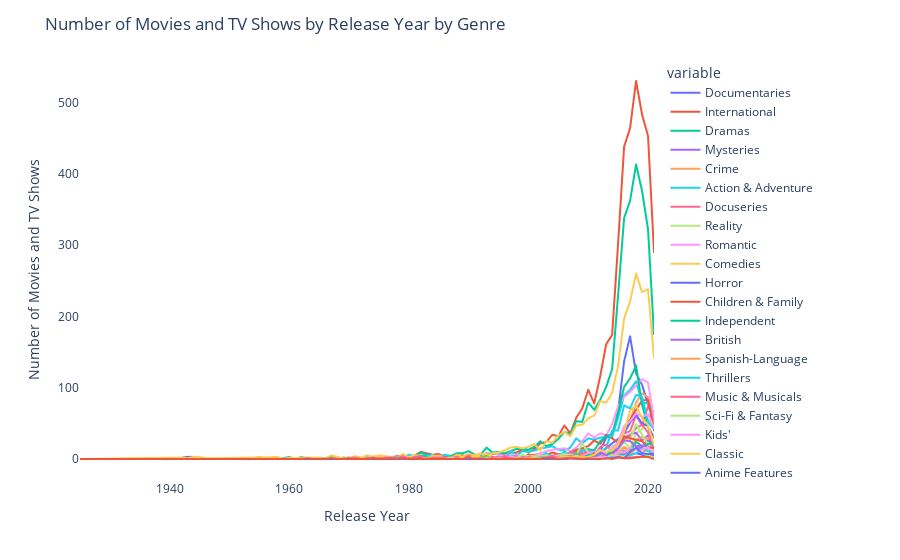

Source (notebook cell):
### Markdown cell above
International Movies are the most popular genre

### Code cell
#graph of different genres by release year
fig = px.line(nf.groupby('release_year').sum().reset_index(), x='release_year', y=nf.groupby('release_year').sum().reset_index().columns[1:])
fig.update_layout(title_text='Number of Movies and TV Shows by Release Year by Genre')
#remove background
fig.update_layout(plot_bgcolor='rgba(0,0,0,0)')
#x axis name
fig.update_xaxes(title_text='Release Year')
#y axis name
fig.update_yaxes(title_text='Number of Movies and TV Shows')
fig.show()

### Figure 1 — Plotly figure (JSON) as saved in the notebook; plotly's stock layout.template omitted (floating-point values rounded to 4 significant figures)
{"data": [{"hovertemplate": "variable=Documentaries<br>release_year=%{x}<br>value=%{y}<extra></extra>", "legendgroup": "Documentaries", "line": {"color": "#636efa", "dash": "solid"}, "marker": {"symbol": "circle"}, "mode": "lines", "name": "Documentaries", "showlegend": true, "type": "scattergl", "x": [1925, 1942, 1943, 1944, 1945, 1946, 1947, 1954, 1955, 1956, 1958, 1959, 1960, 1961, 1962, 1963, 1964, 1965, 1966, 1967, 1968, 1969, 1970, 1971, 1972, 1973, 1974, 1975, 1976, 1977, 1978, 1979, 1980, 1981, 1982, 1983, 1984, 1985, 1986, 1987, 1988, 1989, 1990, 1991, 1992, 1993, 1994, 1995, 1996, 1997, 1998, 1999, 2000, 2001, 2002, 2003, 2004, 2005, 2006, 2007, 2008, 2009, 2010, 2011, 2012, 2013, 2014, 2015, 2016, 2017, 2018, 2019, 2020, 2021], "xaxis": "x", "y": [0, 2, 3, 3, 3, 1, 1, 0, 0, 0, 0, 0, 0, 0, 0, 0, 0, 0, 0, 0, 0, 0, 0, 0, 1, 1, 0, 0, 0, 1, 0, 1, 1, 0, 0, 0, 0, 0, 0, 0, 1, 0, 2, 0, 0, 0, 2, 0, 0, 1, 3, 0, 1, 0, 3, 0, 1, 5, 3, 4, 5, 3, 8, 7, 11, 30, 31, 67, 137, 172, 120, 104, 77, 53], "yaxis": "y"}, {"hovertemplate": "variable=International<br>release_year=%{x}<br>value=%{y}<extra></extra>", "legendgroup": "International", "line": {"color": "#EF553B", "dash": "solid"}, "marker": {"symbol": "circle"}, "mode": "lines", "name": "International", "showlegend": true, "type": "scattergl", "x": [1925, 1942, 1943, 1944, 1945, 1946, 1947, 1954, 1955, 1956, 1958, 1959, 1960, 1961, 1962, 1963, 1964, 1965, 1966, 1967, 1968, 1969, 1970, 1971, 1972, 1973, 1974, 1975, 1976, 1977, 1978, 1979, 1980, 1981, 1982, 1983, 1984, 1985, 1986, 1987, 1988, 1989, 1990, 1991, 1992, 1993, 1994, 1995, 1996, 1997, 1998, 1999, 2000, 2001, 2002, 2003, 2004, 2005, 2006, 2007, 2008, 2009, 2010, 2011, 2012, 2013, 2014, 2015, 2016, 2017, 2018, 2019, 2020, 2021], "xaxis": "x", "y": [0, 0, 0, 0, 0, 0, 0, 1, 0, 1, 1, 1, 2, 0, 1, 0, 1, 0, 1, 1, 1, 1, 2, 2, 2, 5, 3, 5, 3, 2, 4, 4, 5, 5, 10, 8, 6, 7, 3, 0, 4, 5, 5, 2, 5, 8, 7, 8, 5, 9, 9, 14, 9, 14, 22, 24, 34, 32, 47, 36, 58, 71, 97, 78, 116, 161, 174, 303, 438, 464, 530, 483, 453, 290], "yaxis": "y"}, {"hovertemplate": "variable=Dramas<br>release_year=%{x}<br>value=%{y}<extra></extra>", "legendgroup": "Dramas", "line": {"color": "#00cc96", "dash": "solid"}, "marker": {"symbol": "circle"}, "mode": "lines", "name": "Dramas", "showlegend": true, "type": "scattergl", "x": [1925, 1942, 1943, 1944, 1945, 1946, 1947, 1954, 1955, 1956, 1958, 1959, 1960, 1961, 1962, 1963, 1964, 1965, 1966, 1967, 1968, 1969, 1970, 1971, 1972, 1973, 1974, 1975, 1976, 1977, 1978, 1979, 1980, 1981, 1982, 1983, 1984, 1985, 1986, 1987, 1988, 1989, 1990, 1991, 1992, 1993, 1994, 1995, 1996, 1997, 1998, 1999, 2000, 2001, 2002, 2003, 2004, 2005, 2006, 2007, 2008, 2009, 2010, 2011, 2012, 2013, 2014, 2015, 2016, 2017, 2018, 2019, 2020, 2021], "xaxis": "x", "y": [0, 0, 0, 0, 0, 0, 0, 1, 1, 1, 2, 1, 3, 0, 3, 1, 1, 2, 1, 4, 0, 2, 1, 3, 2, 4, 3, 4, 4, 2, 3, 3, 5, 4, 9, 6, 6, 3, 6, 4, 8, 8, 11, 6, 6, 16, 9, 10, 8, 11, 14, 14, 13, 17, 25, 18, 21, 28, 38, 35, 53, 52, 79, 69, 83, 101, 126, 230, 338, 362, 413, 376, 322, 175], "yaxis": "y"}, {"hovertemplate": "variable=Mysteries<br>release_year=%{x}<br>value=%{y}<extra></extra>", "legendgroup": "Mysteries", "line": {"color": "#ab63fa", "dash": "solid"}, "marker": {"symbol": "circle"}, "mode": "lines", "name": "Mysteries", "showlegend": true, "type": "scattergl", "x": [1925, 1942, 1943, 1944, 1945, 1946, 1947, 1954, 1955, 1956, 1958, 1959, 1960, 1961, 1962, 1963, 1964, 1965, 1966, 1967, 1968, 1969, 1970, 1971, 1972, 1973, 1974, 1975, 1976, 1977, 1978, 1979, 1980, 1981, 1982, 1983, 1984, 1985, 1986, 1987, 1988, 1989, 1990, 1991, 1992, 1993, 1994, 1995, 1996, 1997, 1998, 1999, 2000, 2001, 2002, 2003, 2004, 2005, 2006, 2007, 2008, 2009, 2010, 2011, 2012, 2013, 2014, 2015, 2016, 2017, 2018, 2019, 2020, 2021], "xaxis": "x", "y": [0, 0, 0, 0, 0, 0, 0, 0, 0, 0, 0, 0, 0, 0, 0, 0, 0, 0, 0, 0, 0, 0, 0, 0, 0, 0, 0, 0, 0, 0, 0, 0, 0, 0, 0, 0, 0, 0, 0, 0, 0, 0, 0, 0, 0, 0, 0, 0, 0, 0, 0, 0, 0, 1, 0, 0, 0, 0, 0, 1, 0, 0, 0, 0, 0, 1, 1, 6, 7, 9, 15, 16, 27, 14], "yaxis": "y"}, {"hovertemplate": "variable=Crime<br>release_year=%{x}<br>value=%{y}<extra></extra>", "legendgroup": "Crime", "line": {"color": "#FFA15A", "dash": "solid"}, "marker": {"symbol": "circle"}, "mode": "lines", "name": "Crime", "showlegend": true, "type": "scattergl", "x": [1925, 1942, 1943, 1944, 1945, 1946, 1947, 1954, 1955, 1956, 1958, 1959, 1960, 1961, 1962, 1963, 1964, 1965, 1966, 1967, 1968, 1969, 1970, 1971, 1972, 1973, 1974, 1975, 1976, 1977, 1978, 1979, 1980, 1981, 1982, 1983, 1984, 1985, 1986, 1987, 1988, 1989, 1990, 1991, 1992, 1993, 1994, 1995, 1996, 1997, 1998, 1999, 2000, 2001, 2002, 2003, 2004, 2005, 2006, 2007, 2008, 2009, 2010, 2011, 2012, 2013, 2014, 2015, 2016, 2017, 2018, 2019, 2020, 2021], "xaxis": "x", "y": [0, 0, 0, 0, 0, 0, 0, 0, 0, 0, 0, 0, 0, 0, 0, 0, 0, 0, 0, 0, 0, 0, 0, 0, 0, 0, 0, 0, 0, 0, 0, 0, 0, 0, 0, 0, 0, 0, 0, 0, 0, 0, 1, 0, 0, 0, 0, 0, 0, 0, 0, 1, 0, 0, 0, 0, 1, 1, 1, 1, 4, 1, 6, 4, 6, 9, 11, 25, 39, 54, 79, 92, 87, 47], "yaxis": "y"}, {"hovertemplate": "variable=Action & Adventure<br>release_year=%{x}<br>value=%{y}<extra></extra>", "legendgroup": "Action & Adventure", "line": {"color": "#19d3f3", "dash": "solid"}, "marker": {"symbol": "circle"}, "mode": "lines", "name": "Action & Adventure", "showlegend": true, "type": "scattergl", "x": [1925, 1942, 1943, 1944, 1945, 1946, 1947, 1954, 1955, 1956, 1958, 1959, 1960, 1961, 1962, 1963, 1964, 1965, 1966, 1967, 1968, 1969, 1970, 1971, 1972, 1973, 1974, 1975, 1976, 1977, 1978, 1979, 1980, 1981, 1982, 1983, 1984, 1985, 1986, 1987, 1988, 1989, 1990, 1991, 1992, 1993, 1994, 1995, 1996, 1997, 1998, 1999, 2000, 2001, 2002, 2003, 2004, 2005, 2006, 2007, 2008, 2009, 2010, 2011, 2012, 2013, 2014, 2015, 2016, 2017, 2018, 2019, 2020, 2021], "xaxis": "x", "y": [0, 0, 0, 0, 0, 0, 0, 0, 0, 1, 0, 0, 2, 1, 1, 1, 0, 0, 0, 1, 1, 0, 0, 1, 1, 4, 0, 4, 4, 2, 3, 3, 6, 4, 5, 4, 6, 2, 6, 3, 3, 4, 7, 1, 6, 7, 8, 8, 3, 11, 5, 11, 10, 12, 15, 16, 18, 13, 12, 16, 29, 22, 29, 27, 30, 31, 32, 58, 89, 97, 109, 79, 78, 65], "yaxis": "y"}, {"hovertemplate": "variable=Docuseries<br>release_year=%{x}<br>value=%{y}<extra></extra>", "legendgroup": "Docuseries", "line": {"color": "#FF6692", "dash": "solid"}, "marker": {"symbol": "circle"}, "mode": "lines", "name": "Docuseries", "showlegend": true, "type": "scattergl", "x": [1925, 1942, 1943, 1944, 1945, 1946, 1947, 1954, 1955, 1956, 1958, 1959, 1960, 1961, 1962, 1963, 1964, 1965, 1966, 1967, 1968, 1969, 1970, 1971, 1972, 1973, 1974, 1975, 1976, 1977, 1978, 1979, 1980, 1981, 1982, 1983, 1984, 1985, 1986, 1987, 1988, 1989, 1990, 1991, 1992, 1993, 1994, 1995, 1996, 1997, 1998, 1999, 2000, 2001, 2002, 2003, 2004, 2005, 2006, 2007, 2008, 2009, 2010, 2011, 2012, 2013, 2014, 2015, 2016, 2017, 2018, 2019, 2020, 2021], "xaxis": "x", "y": [0, 0, 0, 0, 0, 0, 0, 0, 0, 0, 0, 0, 0, 0, 0, 0, 0, 0, 0, 0, 0, 0, 0, 0, 0, 0, 0, 0, 0, 0, 0, 0, 0, 0, 0, 0, 0, 0, 0, 0, 1, 0, 1, 0, 0, 0, 0, 0, 1, 0, 0, 1, 0, 2, 0, 0, 0, 1, 2, 2, 2, 9, 3, 7, 4, 9, 15, 21, 36, 39, 61, 47, 74, 57], "yaxis": "y"}, {"hovertemplate": "variable=Reality<br>release_year=%{x}<br>value=%{y}<extra></extra>", "legendgroup": "Reality", "line": {"color": "#B6E880", "dash": "solid"}, "marker": {"symbol": "circle"}, "mode": "lines", "name": "Reality", "showlegend": true, "type": "scattergl", "x": [1925, 1942, 1943, 1944, 1945, 1946, 1947, 1954, 1955, 1956, 1958, 1959, 1960, 1961, 1962, 1963, 1964, 1965, 1966, 1967, 1968, 1969, 1970, 1971, 1972, 1973, 1974, 1975, 1976, 1977, 1978, 1979, 1980, 1981, 1982, 1983, 1984, 1985, 1986, 1987, 1988, 1989, 1990, 1991, 1992, 1993, 1994, 1995, 1996, 1997, 1998, 1999, 2000, 2001, 2002, 2003, 2004, 2005, 2006, 2007, 2008, 2009, 2010, 2011, 2012, 2013, 2014, 2015, 2016, 2017, 2018, 2019, 2020, 2021], "xaxis": "x", "y": [0, 0, 0, 0, 0, 0, 0, 0, 0, 0, 0, 0, 0, 0, 0, 0, 0, 0, 0, 0, 0, 0, 0, 0, 0, 0, 0, 0, 0, 0, 0, 0, 0, 0, 0, 0, 0, 0, 0, 0, 1, 0, 0, 0, 0, 1, 0, 0, 0, 0, 0, 0, 0, 1, 0, 0, 0, 0, 1, 0, 0, 2, 2, 2, 4, 4, 9, 12, 24, 15, 36, 42, 55, 44], "yaxis": "y"}, {"hovertemplate": "variable=Romantic<br>release_year=%{x}<br>value=%{y}<extra></extra>", "legendgroup": "Romantic", "line": {"color": "#FF97FF", "dash": "solid"}, "marker": {"symbol": "circle"}, "mode": "lines", "name": "Romantic", "showlegend": true, "type": "scattergl", "x": [1925, 1942, 1943, 1944, 1945, 1946, 1947, 1954, 1955, 1956, 1958, 1959, 1960, 1961, 1962, 1963, 1964, 1965, 1966, 1967, 1968, 1969, 1970, 1971, 1972, 1973, 1974, 1975, 1976, 1977, 1978, 1979, 1980, 1981, 1982, 1983, 1984, 1985, 1986, 1987, 1988, 1989, 1990, 1991, 1992, 1993, 1994, 1995, 1996, 1997, 1998, 1999, 2000, 2001, 2002, 2003, 2004, 2005, 2006, 2007, 2008, 2009, 2010, 2011, 2012, 2013, 2014, 2015, 2016, 2017, 2018, 2019, 2020, 2021], "xaxis": "x", "y": [0, 0, 0, 0, 0, 0, 0, 0, 0, 0, 0, 0, 1, 0, 1, 0, 0, 1, 0, 0, 0, 1, 0, 0, 1, 1, 1, 0, 1, 0, 0, 0, 1, 2, 1, 2, 2, 0, 0, 0, 1, 0, 0, 0, 1, 1, 0, 5, 5, 5, 6, 4, 5, 6, 8, 11, 13, 14, 15, 11, 16, 25, 36, 30, 36, 33, 49, 74, 87, 94, 103, 112, 107, 57], "yaxis": "y"}, {"hovertemplate": "variable=Comedies<br>release_year=%{x}<br>value=%{y}<extra></extra>", "legendgroup": "Comedies", "line": {"color": "#FECB52", "dash": "solid"}, "marker": {"symbol": "circle"}, "mode": "lines", "name": "Comedies", "showlegend": true, "type": "scattergl", "x": [1925, 1942, 1943, 1944, 1945, 1946, 1947, 1954, 1955, 1956, 1958, 1959, 1960, 1961, 1962, 1963, 1964, 1965, 1966, 1967, 1968, 1969, 1970, 1971, 1972, 1973, 1974, 1975, 1976, 1977, 1978, 1979, 1980, 1981, 1982, 1983, 1984, 1985, 1986, 1987, 1988, 1989, 1990, 1991, 1992, 1993, 1994, 1995, 1996, 1997, 1998, 1999, 2000, 2001, 2002, 2003, 2004, 2005, 2006, 2007, 2008, 2009, 2010, 2011, 2012, 2013, 2014, 2015, 2016, 2017, 2018, 2019, 2020, 2021], "xaxis": "x", "y": [0, 0, 0, 0, 0, 0, 0, 1, 2, 0, 1, 0, 2, 0, 1, 0, 0, 0, 0, 1, 1, 0, 1, 1, 2, 1, 4, 2, 3, 2, 1, 3, 3, 5, 5, 1, 3, 5, 2, 1, 6, 4, 7, 5, 8, 4, 8, 9, 12, 16, 17, 15, 17, 21, 12, 25, 23, 33, 38, 32, 47, 48, 57, 61, 81, 79, 93, 131, 197, 221, 260, 234, 238, 142], "yaxis": "y"}, {"hovertemplate": "variable=Horror<br>release_year=%{x}<br>value=%{y}<extra></extra>", "legendgroup": "Horror", "line": {"color": "#636efa", "dash": "solid"}, "marker": {"symbol": "circle"}, "mode": "lines", "name": "Horror", "showlegend": true, "type": "scattergl", "x": [1925, 1942, 1943, 1944, 1945, 1946, 1947, 1954, 1955, 1956, 1958, 1959, 1960, 1961, 1962, 1963, 1964, 1965, 1966, 1967, 1968, 1969, 1970, 1971, 1972, 1973, 1974, 1975, 1976, 1977, 1978, 1979, 1980, 1981, 1982, 1983, 1984, 1985, 1986, 1987, 1988, 1989, 1990, 1991, 1992, 1993, 1994, 1995, 1996, 1997, 1998, 1999, 2000, 2001, 2002, 2003, 2004, 2005, 2006, 2007, 2008, 2009, 2010, 2011, 2012, 2013, 2014, 2015, 2016, 2017, 2018, 2019, 2020, 2021], "xaxis": "x", "y": [0, 0, 0, 0, 0, 0, 0, 0, 0, 0, 0, 0, 0, 0, 0, 0, 0, 0, 0, 0, 1, 0, 0, 0, 0, 0, 1, 0, 1, 1, 1, 0, 0, 1, 0, 1, 0, 1, 0, 2, 2, 0, 1, 0, 2, 0, 0, 1, 1, 2, 0, 2, 4, 1, 1, 5, 3, 3, 5, 4, 6, 12, 11, 9, 7, 15, 22, 28, 36, 51, 62, 50, 46, 30], "yaxis": "y"}, {"hovertemplate": "variable=Children & Family<br>release_year=%{x}<br>value=%{y}<extra></extra>", "legendgroup": "Children & Family", "line": {"color": "#EF553B", "dash": "solid"}, "marker": {"symbol": "circle"}, "mode": "lines", "name": "Children & Family", "showlegend": true, "type": "scattergl", "x": [1925, 1942, 1943, 1944, 1945, 1946, 1947, 1954, 1955, 1956, 1958, 1959, 1960, 1961, 1962, 1963, 1964, 1965, 1966, 1967, 1968, 1969, 1970, 1971, 1972, 1973, 1974, 1975, 1976, 1977, 1978, 1979, 1980, 1981, 1982, 1983, 1984, 1985, 1986, 1987, 1988, 1989, 1990, 1991, 1992, 1993, 1994, 1995, 1996, 1997, 1998, 1999, 2000, 2001, 2002, 2003, 2004, 2005, 2006, 2007, 2008, 2009, 2010, 2011, 2012, 2013, 2014, 2015, 2016, 2017, 2018, 2019, 2020, 2021], "xaxis": "x", "y": [0, 0, 0, 0, 0, 0, 0, 1, 0, 0, 0, 0, 0, 0, 0, 0, 0, 0, 0, 0, 1, 0, 0, 1, 0, 1, 0, 0, 0, 1, 1, 0, 1, 1, 1, 0, 2, 0, 3, 0, 0, 4, 0, 2, 1, 4, 2, 3, 0, 1, 2, 3, 6, 5, 3, 6, 9, 7, 7, 9, 13, 15, 18, 26, 21, 34, 29, 23, 45, 55, 69, 82, 83, 40], "yaxis": "y"}, {"hovertemplate": "variable=Independent<br>release_year=%{x}<br>value=%{y}<extra></extra>", "legendgroup": "Independent", "line": {"color": "#00cc96", "dash": "solid"}, "marker": {"symbol": "circle"}, "mode": "lines", "name": "Independent", "showlegend": true, "type": "scattergl", "x": [1925, 1942, 1943, 1944, 1945, 1946, 1947, 1954, 1955, 1956, 1958, 1959, 1960, 1961, 1962, 1963, 1964, 1965, 1966, 1967, 1968, 1969, 1970, 1971, 1972, 1973, 1974, 1975, 1976, 1977, 1978, 1979, 1980, 1981, 1982, 1983, 1984, 1985, 1986, 1987, 1988, 1989, 1990, 1991, 1992, 1993, 1994, 1995, 1996, 1997, 1998, 1999, 2000, 2001, 2002, 2003, 2004, 2005, 2006, 2007, 2008, 2009, 2010, 2011, 2012, 2013, 2014, 2015, 2016, 2017, 2018, 2019, 2020, 2021], "xaxis": "x", "y": [0, 0, 0, 0, 0, 0, 0, 0, 2, 0, 0, 0, 0, 0, 0, 0, 0, 0, 0, 1, 0, 0, 0, 0, 0, 1, 2, 0, 0, 1, 1, 0, 0, 0, 5, 2, 0, 1, 0, 0, 1, 0, 1, 3, 2, 4, 0, 2, 1, 2, 4, 1, 1, 1, 4, 1, 4, 7, 7, 6, 10, 12, 14, 12, 25, 32, 35, 65, 101, 113, 131, 76, 46, 16], "yaxis": "y"}, {"hovertemplate": "variable=British<br>release_year=%{x}<br>value=%{y}<extra></extra>", "legendgroup": "British", "line": {"color": "#ab63fa", "dash": "solid"}, "marker": {"symbol": "circle"}, "mode": "lines", "name": "British", "showlegend": true, "type": "scattergl", "x": [1925, 1942, 1943, 1944, 1945, 1946, 1947, 1954, 1955, 1956, 1958, 1959, 1960, 1961, 1962, 1963, 1964, 1965, 1966, 1967, 1968, 1969, 1970, 1971, 1972, 1973, 1974, 1975, 1976, 1977, 1978, 1979, 1980, 1981, 1982, 1983, 1984, 1985, 1986, 1987, 1988, 1989, 1990, 1991, 1992, 1993, 1994, 1995, 1996, 1997, 1998, 1999, 2000, 2001, 2002, 2003, 2004, 2005, 2006, 2007, 2008, 2009, 2010, 2011, 2012, 2013, 2014, 2015, 2016, 2017, 2018, 2019, 2020, 2021], "xaxis": "x", "y": [0, 0, 0, 0, 0, 0, 0, 0, 0, 0, 0, 0, 0, 0, 0, 0, 0, 0, 0, 0, 0, 0, 0, 0, 0, 0, 1, 0, 0, 1, 0, 0, 0, 0, 0, 0, 0, 0, 0, 0, 0, 0, 0, 0, 1, 0, 0, 0, 0, 0, 0, 1, 0, 2, 0, 0, 1, 2, 3, 0, 2, 5, 3, 6, 9, 10, 7, 22, 30, 34, 37, 26, 33, 17], "yaxis": "y"}, {"hovertemplate": "variable=Spanish-Language<br>release_year=%{x}<br>value=%{y}<extra></extra>", "legendgroup": "Spanish-Language", "line": {"color": "#FFA15A", "dash": "solid"}, "marker": {"symbol": "circle"}, "mode": "lines", "name": "Spanish-Language", "showlegend": true, "type": "scattergl", "x": [1925, 1942, 1943, 1944, 1945, 1946, 1947, 1954, 1955, 1956, 1958, 1959, 1960, 1961, 1962, 1963, 1964, 1965, 1966, 1967, 1968, 1969, 1970, 1971, 1972, 1973, 1974, 1975, 1976, 1977, 1978, 1979, 1980, 1981, 1982, 1983, 1984, 1985, 1986, 1987, 1988, 1989, 1990, 1991, 1992, 1993, 1994, 1995, 1996, 1997, 1998, 1999, 2000, 2001, 2002, 2003, 2004, 2005, 2006, 2007, 2008, 2009, 2010, 2011, 2012, 2013, 2014, 2015, 2016, 2017, 2018, 2019, 2020, 2021], "xaxis": "x", "y": [0, 0, 0, 0, 0, 0, 0, 0, 0, 0, 0, 0, 0, 0, 0, 0, 0, 0, 0, 0, 0, 0, 0, 0, 0, 0, 0, 0, 0, 0, 0, 1, 0, 0, 0, 0, 0, 0, 0, 0, 0, 0, 0, 0, 0, 0, 0, 0, 0, 0, 0, 0, 0, 0, 1, 1, 2, 0, 1, 1, 2, 0, 4, 0, 2, 3, 1, 8, 17, 12, 27, 31, 28, 32], "yaxis": "y"}, {"hovertemplate": "variable=Thrillers<br>release_year=%{x}<br>value=%{y}<extra></extra>", "legendgroup": "Thrillers", "line": {"color": "#19d3f3", "dash": "solid"}, "marker": {"symbol": "circle"}, "mode": "lines", "name": "Thrillers", "showlegend": true, "type": "scattergl", "x": [1925, 1942, 1943, 1944, 1945, 1946, 1947, 1954, 1955, 1956, 1958, 1959, 1960, 1961, 1962, 1963, 1964, 1965, 1966, 1967, 1968, 1969, 1970, 1971, 1972, 1973, 1974, 1975, 1976, 1977, 1978, 1979, 1980, 1981, 1982, 1983, 1984, 1985, 1986, 1987, 1988, 1989, 1990, 1991, 1992, 1993, 1994, 1995, 1996, 1997, 1998, 1999, 2000, 2001, 2002, 2003, 2004, 2005, 2006, 2007, 2008, 2009, 2010, 2011, 2012, 2013, 2014, 2015, 2016, 2017, 2018, 2019, 2020, 2021], "xaxis": "x", "y": [0, 0, 0, 0, 0, 0, 0, 0, 0, 0, 0, 0, 0, 0, 0, 0, 0, 0, 0, 0, 1, 0, 0, 0, 0, 0, 0, 0, 0, 0, 1, 0, 0, 0, 0, 1, 0, 1, 0, 1, 0, 0, 0, 1, 2, 2, 1, 2, 3, 5, 3, 3, 2, 4, 4, 8, 4, 4, 10, 7, 8, 12, 13, 9, 9, 16, 40, 40, 75, 71, 90, 87, 52, 42], "yaxis": "y"}, {"hovertemplate": "variable=Music & Musicals<br>release_year=%{x}<br>value=%{y}<extra></extra>", "legendgroup": "Music & Musicals", "line": {"color": "#FF6692", "dash": "solid"}, "marker": {"symbol": "circle"}, "mode": "lines", "name": "Music & Musicals", "showlegend": true, "type": "scattergl", "x": [1925, 1942, 1943, 1944, 1945, 1946, 1947, 1954, 1955, 1956, 1958, 1959, 1960, 1961, 1962, 1963, 1964, 1965, 1966, 1967, 1968, 1969, 1970, 1971, 1972, 1973, 1974, 1975, 1976, 1977, 1978, 1979, 1980, 1981, 1982, 1983, 1984, 1985, 1986, 1987, 1988, 1989, 1990, 1991, 1992, 1993, 1994, 1995, 1996, 1997, 1998, 1999, 2000, 2001, 2002, 2003, 2004, 2005, 2006, 2007, 2008, 2009, 2010, 2011, 2012, 2013, 2014, 2015, 2016, 2017, 2018, 2019, 2020, 2021], "xaxis": "x", "y": [0, 0, 0, 0, 0, 0, 0, 0, 0, 0, 1, 0, 0, 0, 0, 0, 1, 0, 1, 0, 0, 0, 0, 1, 0, 1, 1, 1, 1, 0, 1, 0, 0, 1, 0, 1, 0, 0, 1, 1, 1, 1, 1, 2, 0, 2, 1, 2, 0, 2, 2, 3, 2, 1, 5, 4, 3, 7, 2, 10, 9, 7, 11, 6, 17, 20, 10, 24, 27, 33, 43, 48, 37, 19], "yaxis": "y"}, {"hovertemplate": "variable=Sci-Fi & Fantasy<br>release_year=%{x}<br>value=%{y}<extra></extra>", "legendgroup": "Sci-Fi & Fantasy", "line": {"color": "#B6E880", "dash": "solid"}, "marker": {"symbol": "circle"}, "mode": "lines", "name": "Sci-Fi & Fantasy", "showlegend": true, "type": "scattergl", "x": [1925, 1942, 1943, 1944, 1945, 1946, 1947, 1954, 1955, 1956, 1958, 1959, 1960, 1961, 1962, 1963, 1964, 1965, 1966, 1967, 1968, 1969, 1970, 1971, 1972, 1973, 1974, 1975, 1976, 1977, 1978, 1979, 1980, 1981, 1982, 1983, 1984, 1985, 1986, 1987, 1988, 1989, 1990, 1991, 1992, 1993, 1994, 1995, 1996, 1997, 1998, 1999, 2000, 2001, 2002, 2003, 2004, 2005, 2006, 2007, 2008, 2009, 2010, 2011, 2012, 2013, 2014, 2015, 2016, 2017, 2018, 2019, 2020, 2021], "xaxis": "x", "y": [0, 0, 0, 0, 0, 0, 0, 0, 0, 1, 0, 0, 0, 0, 0, 1, 0, 0, 0, 0, 0, 0, 0, 0, 0, 0, 0, 0, 0, 0, 0, 0, 1, 0, 0, 0, 0, 0, 0, 0, 0, 0, 1, 0, 1, 2, 2, 2, 2, 2, 2, 6, 4, 4, 4, 5, 3, 5, 7, 6, 5, 22, 9, 9, 4, 8, 18, 21, 26, 27, 49, 34, 20, 14], "yaxis": "y"}, {"hovertemplate": "variable=Kids'<br>release_year=%{x}<br>value=%{y}<extra></extra>", "legendgroup": "Kids'", "line": {"color": "#FF97FF", "dash": "solid"}, "marker": {"symbol": "circle"}, "mode": "lines", "name": "Kids'", "showlegend": true, "type": "scattergl", "x": [1925, 1942, 1943, 1944, 1945, 1946, 1947, 1954, 1955, 1956, 1958, 1959, 1960, 1961, 1962, 1963, 1964, 1965, 1966, 1967, 1968, 1969, 1970, 1971, 1972, 1973, 1974, 1975, 1976, 1977, 1978, 1979, 1980, 1981, 1982, 1983, 1984, 1985, 1986, 1987, 1988, 1989, 1990, 1991, 1992, 1993, 1994, 1995, 1996, 1997, 1998, 1999, 2000, 2001, 2002, 2003, 2004, 2005, 2006, 2007, 2008, 2009, 2010, 2011, 2012, 2013, 2014, 2015, 2016, 2017, 2018, 2019, 2020, 2021], "xaxis": "x", "y": [0, 0, 0, 0, 0, 0, 0, 0, 0, 0, 0, 0, 0, 0, 0, 0, 0, 0, 0, 0, 0, 0, 0, 0, 0, 0, 0, 0, 0, 0, 0, 1, 0, 1, 0, 0, 0, 0, 0, 0, 0, 1, 1, 0, 1, 1, 1, 1, 2, 4, 2, 1, 2, 1, 1, 2, 2, 4, 1, 4, 6, 4, 8, 10, 13, 8, 15, 24, 46, 53, 64, 59, 63, 44], "yaxis": "y"}, {"hovertemplate": "variable=Classic<br>release_year=%{x}<br>value=%{y}<extra></extra>", "legendgroup": "Classic", "line": {"color": "#FECB52", "dash": "solid"}, "marker": {"symbol": "circle"}, "mode": "lines", "name": "Classic", "showlegend": true, "type": "scattergl", "x": [1925, 1942, 1943, 1944, 1945, 1946, 1947, 1954, 1955, 1956, 1958, 1959, 1960, 1961, 1962, 1963, 1964, 1965, 1966, 1967, 1968, 1969, 1970, 1971, 1972, 1973, 1974, 1975, 1976, 1977, 1978, 1979, 1980, 1981, 1982, 1983, 1984, 1985, 1986, 1987, 1988, 1989, 1990, 1991, 1992, 1993, 1994, 1995, 1996, 1997, 1998, 1999, 2000, 2001, 2002, 2003, 2004, 2005, 2006, 2007, 2008, 2009, 2010, 2011, 2012, 2013, 2014, 2015, 2016, 2017, 2018, 2019, 2020, 2021], "xaxis": "x", "y": [0, 2, 1, 3, 3, 1, 1, 2, 3, 2, 3, 0, 2, 1, 2, 2, 2, 2, 0, 5, 3, 1, 1, 4, 2, 5, 3, 5, 4, 3, 1, 7, 2, 5, 2, 0, 5, 1, 2, 1, 2, 3, 5, 2, 7, 7, 3, 0, 0, 0, 0, 0, 0, 0, 0, 2, 1, 0, 1, 1, 1, 0, 1, 0, 0, 1, 0, 2, 1, 1, 3, 3, 3, 0], "yaxis": "y"}, {"hovertemplate": "variable=Anime Features<br>release_year=%{x}<br>value=%{y}<extra></extra>", "legendgroup": "Anime Features", "line": {"color": "#636efa", "dash": "solid"}, "marker": {"symbol": "circle"}, "mode": "lines", "name": "Anime Features", "showlegend": true, "type": "scattergl", "x": [1925, 1942, 1943, 1944, 1945, 1946, 1947, 1954, 1955, 1956, 1958, 1959, 1960, 1961, 1962, 1963, 1964, 1965, 1966, 1967, 1968, 1969, 1970, 1971, 1972, 1973, 1974, 1975, 1976, 1977, 1978, 1979, 1980, 1981, 1982, 1983, 1984, 1985, 1986, 1987, 1988, 1989, 1990, 1991, 1992, 1993, 1994, 1995, 1996, 1997, 1998, 1999, 2000, 2001, 2002, 2003, 2004, 2005, 2006, 2007, 2008, 2009, 2010, 2011, 2012, 2013, 2014, 2015, 2016, 2017, 2018, 2019, 2020, 2021], "xaxis": "x", "y": [0, 0, 0, 0, 0, 0, 0, 0, 0, 0, 0, 0, 0, 0, 0, 0, 0, 0, 0, 0, 0, 0, 0, 0, 0, 0, 0, 0, 0, 0, 0, 1, 0, 2, 1, 0, 0, 0, 0, 0, 1, 0, 0, 0, 0, 0, 0, 0, 0, 1, 1, 0, 0, 1, 2, 2, 3, 1, 1, 1, 2, 2, 2, 3, 2, 4, 2, 2, 5, 6, 8, 6, 3, 6], "yaxis": "y"}, {"hovertemplate": "variable=Sports<br>release_year=%{x}<br>value=%{y}<extra></extra>", "legendgroup": "Sports", "line": {"color": "#EF553B", "dash": "solid"}, "marker": {"symbol": "circle"}, "mode": "lines", "name": "Sports", "showlegend": true, "type": "scattergl", "x": [1925, 1942, 1943, 1944, 1945, 1946, 1947, 1954, 1955, 1956, 1958, 1959, 1960, 1961, 1962, 1963, 1964, 1965, 1966, 1967, 1968, 1969, 1970, 1971, 1972, 1973, 1974, 1975, 1976, 1977, 1978, 1979, 1980, 1981, 1982, 1983, 1984, 1985, 1986, 1987, 1988, 1989, 1990, 1991, 1992, 1993, 1994, 1995, 1996, 1997, 1998, 1999, 2000, 2001, 2002, 2003, 2004, 2005, 2006, 2007, 2008, 2009, 2010, 2011, 2012, 2013, 2014, 2015, 2016, 2017, 2018, 2019, 2020, 2021], "xaxis": "x", "y": [0, 0, 0, 0, 0, 0, 0, 0, 0, 0, 0, 0, 0, 0, 0, 0, 0, 0, 0, 0, 0, 0, 0, 0, 0, 0, 1, 0, 0, 0, 0, 1, 1, 0, 1, 0, 1, 1, 0, 0, 1, 1, 1, 1, 0, 0, 1, 0, 1, 0, 2, 0, 0, 0, 1, 1, 2, 2, 2, 2, 4, 3, 3, 8, 4, 5, 8, 15, 32, 29, 27, 25, 17, 15], "yaxis": "y"}, {"hovertemplate": "variable=Anime Series<br>release_year=%{x}<br>value=%{y}<extra></extra>", "legendgroup": "Anime Series", "line": {"color": "#00cc96", "dash": "solid"}, "marker": {"symbol": "circle"}, "mode": "lines", "name": "Anime Series", "showlegend": true, "type": "scattergl", "x": [1925, 1942, 1943, 1944, 1945, 1946, 1947, 1954, 1955, 1956, 1958, 1959, 1960, 1961, 1962, 1963, 1964, 1965, 1966, 1967, 1968, 1969, 1970, 1971, 1972, 1973, 1974, 1975, 1976, 1977, 1978, 1979, 1980, 1981, 1982, 1983, 1984, 1985, 1986, 1987, 1988, 1989, 1990, 1991, 1992, 1993, 1994, 1995, 1996, 1997, 1998, 1999, 2000, 2001, 2002, 2003, 2004, 2005, 2006, 2007, 2008, 2009, 2010, 2011, 2012, 2013, 2014, 2015, 2016, 2017, 2018, 2019, 2020, 2021], "xaxis": "x", "y": [0, 0, 0, 0, 0, 0, 0, 0, 0, 0, 0, 0, 0, 0, 0, 0, 0, 0, 0, 0, 0, 0, 0, 0, 0, 0, 0, 0, 0, 0, 0, 0, 0, 1, 0, 0, 0, 1, 1, 0, 0, 0, 0, 0, 0, 0, 0, 1, 0, 0, 1, 1, 1, 1, 1, 2, 0, 1, 4, 1, 7, 3, 5, 6, 4, 5, 11, 11, 11, 10, 24, 18, 21, 23], "yaxis": "y"}, {"hovertemplate": "variable=Korean<br>release_year=%{x}<br>value=%{y}<extra></extra>", "legendgroup": "Korean", "line": {"color": "#ab63fa", "dash": "solid"}, "marker": {"symbol": "circle"}, "mode": "lines", "name": "Korean", "showlegend": true, "type": "scattergl", "x": [1925, 1942, 1943, 1944, 1945, 1946, 1947, 1954, 1955, 1956, 1958, 1959, 1960, 1961, 1962, 1963, 1964, 1965, 1966, 1967, 1968, 1969, 1970, 1971, 1972, 1973, 1974, 1975, 1976, 1977, 1978, 1979, 1980, 1981, 1982, 1983, 1984, 1985, 1986, 1987, 1988, 1989, 1990, 1991, 1992, 1993, 1994, 1995, 1996, 1997, 1998, 1999, 2000, 2001, 2002, 2003, 2004, 2005, 2006, 2007, 2008, 2009, 2010, 2011, 2012, 2013, 2014, 2015, 2016, 2017, 2018, 2019, 2020, 2021], "xaxis": "x", "y": [0, 0, 0, 0, 0, 0, 0, 0, 0, 0, 0, 0, 0, 0, 0, 0, 0, 0, 0, 0, 0, 0, 0, 0, 0, 0, 0, 0, 0, 0, 0, 0, 0, 0, 0, 0, 0, 0, 0, 0, 0, 0, 0, 0, 0, 0, 0, 0, 0, 0, 0, 0, 0, 0, 0, 0, 0, 0, 0, 0, 0, 3, 2, 1, 10, 5, 6, 15, 26, 25, 18, 19, 17, 4], "yaxis": "y"}, {"hovertemplate": "variable=Science & Nature<br>release_year=%{x}<br>value=%{y}<extra></extra>", "legendgroup": "Science & Nature", "line": {"color": "#FFA15A", "dash": "solid"}, "marker": {"symbol": "circle"}, "mode": "lines", "name": "Science & Nature", "showlegend": true, "type": "scattergl", "x": [1925, 1942, 1943, 1944, 1945, 1946, 1947, 1954, 1955, 1956, 1958, 1959, 1960, 1961, 1962, 1963, 1964, 1965, 1966, 1967, 1968, 1969, 1970, 1971, 1972, 1973, 1974, 1975, 1976, 1977, 1978, 1979, 1980, 1981, 1982, 1983, 1984, 1985, 1986, 1987, 1988, 1989, 1990, 1991, 1992, 1993, 1994, 1995, 1996, 1997, 1998, 1999, 2000, 2001, 2002, 2003, 2004, 2005, 2006, 2007, 2008, 2009, 2010, 2011, 2012, 2013, 2014, 2015, 2016, 2017, 2018, 2019, 2020, 2021], "xaxis": "x", "y": [0, 0, 0, 0, 0, 0, 0, 0, 0, 0, 0, 0, 0, 0, 0, 0, 0, 0, 0, 0, 0, 0, 0, 0, 0, 0, 0, 0, 0, 0, 0, 0, 0, 0, 0, 0, 0, 0, 0, 0, 0, 0, 0, 0, 0, 0, 0, 0, 0, 0, 0, 0, 0, 0, 0, 0, 0, 0, 0, 1, 1, 5, 0, 2, 1, 2, 3, 7, 16, 7, 14, 8, 15, 10], "yaxis": "y"}, {"hovertemplate": "variable=Teen<br>release_year=%{x}<br>value=%{y}<extra></extra>", "legendgroup": "Teen", "line": {"color": "#19d3f3", "dash": "solid"}, "marker": {"symbol": "circle"}, "mode": "lines", "name": "Teen", "showlegend": true, "type": "scattergl", "x": [1925, 1942, 1943, 1944, 1945, 1946, 1947, 1954, 1955, 1956, 1958, 1959, 1960, 1961, 1962, 1963, 1964, 1965, 1966, 1967, 1968, 1969, 1970, 1971, 1972, 1973, 1974, 1975, 1976, 1977, 1978, 1979, 1980, 1981, 1982, 1983, 1984, 1985, 1986, 1987, 1988, 1989, 1990, 1991, 1992, 1993, 1994, 1995, 1996, 1997, 1998, 1999, 2000, 2001, 2002, 2003, 2004, 2005, 2006, 2007, 2008, 2009, 2010, 2011, 2012, 2013, 2014, 2015, 2016, 2017, 2018, 2019, 2020, 2021], "xaxis": "x", "y": [0, 0, 0, 0, 0, 0, 0, 0, 0, 0, 0, 0, 0, 0, 0, 0, 0, 0, 0, 0, 0, 0, 0, 0, 0, 0, 0, 0, 0, 0, 0, 0, 0, 0, 0, 0, 0, 0, 0, 0, 0, 0, 0, 0, 0, 0, 0, 0, 0, 0, 1, 1, 1, 0, 1, 0, 0, 0, 2, 0, 1, 0, 2, 1, 1, 0, 3, 4, 5, 5, 8, 14, 11, 8], "yaxis": "y"}, {"hovertemplate": "variable=Cult<br>release_year=%{x}<br>value=%{y}<extra></extra>", "legendgroup": "Cult", "line": {"color": "#FF6692", "dash": "solid"}, "marker": {"symbol": "circle"}, "mode": "lines", "name": "Cult", "showlegend": true, "type": "scattergl", "x": [1925, 1942, 1943, 1944, 1945, 1946, 1947, 1954, 1955, 1956, 1958, 1959, 1960, 1961, 1962, 1963, 1964, 1965, 1966, 1967, 1968, 1969, 1970, 1971, 1972, 1973, 1974, 1975, 1976, 1977, 1978, 1979, 1980, 1981, 1982, 1983, 1984, 1985, 1986, 1987, 1988, 1989, 1990, 1991, 1992, 1993, 1994, 1995, 1996, 1997, 1998, 1999, 2000, 2001, 2002, 2003, 2004, 2005, 2006, 2007, 2008, 2009, 2010, 2011, 2012, 2013, 2014, 2015, 2016, 2017, 2018, 2019, 2020, 2021], "xaxis": "x", "y": [0, 0, 0, 0, 0, 0, 0, 0, 0, 0, 0, 0, 0, 0, 0, 1, 0, 0, 0, 1, 0, 0, 1, 2, 0, 0, 2, 0, 2, 2, 1, 4, 0, 3, 4, 1, 2, 2, 2, 1, 3, 0, 5, 1, 2, 0, 3, 1, 4, 1, 2, 0, 3, 1, 0, 2, 5, 0, 3, 4, 4, 1, 2, 1, 2, 3, 0, 2, 2, 2, 3, 3, 3, 0], "yaxis": "y"}, {"hovertemplate": "variable=Faith & Spirituality<br>release_year=%{x}<br>value=%{y}<extra></extra>", "legendgroup": "Faith & Spirituality", "line": {"color": "#B6E880", "dash": "solid"}, "marker": {"symbol": "circle"}, "mode": "lines", "name": "Faith & Spirituality", "showlegend": true, "type": "scattergl", "x": [1925, 1942, 1943, 1944, 1945, 1946, 1947, 1954, 1955, 1956, 1958, 1959, 1960, 1961, 1962, 1963, 1964, 1965, 1966, 1967, 1968, 1969, 1970, 1971, 1972, 1973, 1974, 1975, 1976, 1977, 1978, 1979, 1980, 1981, 1982, 1983, 1984, 1985, 1986, 1987, 1988, 1989, 1990, 1991, 1992, 1993, 1994, 1995, 1996, 1997, 1998, 1999, 2000, 2001, 2002, 2003, 2004, 2005, 2006, 2007, 2008, 2009, 2010, 2011, 2012, 2013, 2014, 2015, 2016, 2017, 2018, 2019, 2020, 2021], "xaxis": "x", "y": [0, 0, 0, 0, 0, 0, 0, 0, 0, 0, 0, 0, 0, 0, 0, 0, 0, 0, 0, 0, 0, 0, 0, 0, 0, 0, 0, 0, 0, 0, 0, 0, 0, 0, 0, 0, 0, 0, 0, 0, 0, 0, 0, 0, 0, 0, 0, 0, 0, 0, 0, 0, 1, 0, 0, 0, 0, 1, 1, 1, 3, 0, 1, 1, 1, 2, 6, 4, 3, 10, 15, 8, 5, 2], "yaxis": "y"}, {"hovertemplate": "variable=LGBTQ<br>release_year=%{x}<br>value=%{y}<extra></extra>", "legendgroup": "LGBTQ", "line": {"color": "#FF97FF", "dash": "solid"}, "marker": {"symbol": "circle"}, "mode": "lines", "name": "LGBTQ", "showlegend": true, "type": "scattergl", "x": [1925, 1942, 1943, 1944, 1945, 1946, 1947, 1954, 1955, 1956, 1958, 1959, 1960, 1961, 1962, 1963, 1964, 1965, 1966, 1967, 1968, 1969, 1970, 1971, 1972, 1973, 1974, 1975, 1976, 1977, 1978, 1979, 1980, 1981, 1982, 1983, 1984, 1985, 1986, 1987, 1988, 1989, 1990, 1991, 1992, 1993, 1994, 1995, 1996, 1997, 1998, 1999, 2000, 2001, 2002, 2003, 2004, 2005, 2006, 2007, 2008, 2009, 2010, 2011, 2012, 2013, 2014, 2015, 2016, 2017, 2018, 2019, 2020, 2021], "xaxis": "x", "y": [0, 0, 0, 0, 0, 0, 0, 0, 0, 0, 0, 0, 0, 0, 0, 0, 0, 0, 0, 0, 0, 0, 0, 0, 0, 0, 0, 0, 0, 0, 0, 0, 0, 0, 0, 0, 0, 0, 0, 0, 0, 0, 0, 0, 0, 1, 0, 1, 0, 0, 1, 0, 0, 0, 0, 0, 0, 0, 1, 0, 1, 2, 1, 0, 4, 3, 0, 11, 9, 16, 13, 13, 17, 8], "yaxis": "y"}, {"hovertemplate": "variable=Stand-Up Comedy<br>release_year=%{x}<br>value=%{y}<extra></extra>", "legendgroup": "Stand-Up Comedy", "line": {"color": "#FECB52", "dash": "solid"}, "marker": {"symbol": "circle"}, "mode": "lines", "name": "Stand-Up Comedy", "showlegend": true, "type": "scattergl", "x": [1925, 1942, 1943, 1944, 1945, 1946, 1947, 1954, 1955, 1956, 1958, 1959, 1960, 1961, 1962, 1963, 1964, 1965, 1966, 1967, 1968, 1969, 1970, 1971, 1972, 1973, 1974, 1975, 1976, 1977, 1978, 1979, 1980, 1981, 1982, 1983, 1984, 1985, 1986, 1987, 1988, 1989, 1990, 1991, 1992, 1993, 1994, 1995, 1996, 1997, 1998, 1999, 2000, 2001, 2002, 2003, 2004, 2005, 2006, 2007, 2008, 2009, 2010, 2011, 2012, 2013, 2014, 2015, 2016, 2017, 2018, 2019, 2020, 2021], "xaxis": "x", "y": [0, 0, 0, 0, 0, 0, 0, 0, 0, 0, 0, 0, 0, 0, 0, 0, 0, 0, 0, 0, 0, 0, 0, 0, 0, 0, 0, 0, 0, 0, 0, 1, 0, 0, 0, 1, 0, 0, 0, 2, 0, 1, 1, 4, 2, 1, 0, 0, 0, 0, 1, 0, 1, 1, 1, 0, 0, 1, 4, 2, 5, 2, 3, 6, 12, 10, 12, 20, 38, 68, 75, 57, 48, 19], "yaxis": "y"}, {"hovertemplate": "variable=Stand-Up Comedy & Talk Shows<br>release_year=%{x}<br>value=%{y}<extra></extra>", "legendgroup": "Stand-Up Comedy & Talk Shows", "line": {"color": "#636efa", "dash": "solid"}, "marker": {"symbol": "circle"}, "mode": "lines", "name": "Stand-Up Comedy & Talk Shows", "showlegend": true, "type": "scattergl", "x": [1925, 1942, 1943, 1944, 1945, 1946, 1947, 1954, 1955, 1956, 1958, 1959, 1960, 1961, 1962, 1963, 1964, 1965, 1966, 1967, 1968, 1969, 1970, 1971, 1972, 1973, 1974, 1975, 1976, 1977, 1978, 1979, 1980, 1981, 1982, 1983, 1984, 1985, 1986, 1987, 1988, 1989, 1990, 1991, 1992, 1993, 1994, 1995, 1996, 1997, 1998, 1999, 2000, 2001, 2002, 2003, 2004, 2005, 2006, 2007, 2008, 2009, 2010, 2011, 2012, 2013, 2014, 2015, 2016, 2017, 2018, 2019, 2020, 2021], "xaxis": "x", "y": [0, 0, 0, 0, 0, 0, 0, 0, 0, 0, 0, 0, 0, 0, 0, 0, 0, 0, 0, 0, 0, 0, 0, 0, 0, 0, 0, 0, 0, 0, 0, 0, 0, 0, 0, 0, 0, 0, 0, 0, 0, 0, 0, 0, 0, 0, 0, 0, 0, 0, 0, 0, 0, 0, 0, 0, 0, 0, 0, 1, 1, 0, 0, 0, 0, 1, 1, 3, 1, 10, 16, 8, 7, 7], "yaxis": "y"}, {"hovertemplate": "variable=Classic & Cult<br>release_year=%{x}<br>value=%{y}<extra></extra>", "legendgroup": "Classic & Cult", "line": {"color": "#EF553B", "dash": "solid"}, "marker": {"symbol": "circle"}, "mode": "lines", "name": "Classic & Cult", "showlegend": true, "type": "scattergl", "x": [1925, 1942, 1943, 1944, 1945, 1946, 1947, 1954, 1955, 1956, 1958, 1959, 1960, 1961, 1962, 1963, 1964, 1965, 1966, 1967, 1968, 1969, 1970, 1971, 1972, 1973, 1974, 1975, 1976, 1977, 1978, 1979, 1980, 1981, 1982, 1983, 1984, 1985, 1986, 1987, 1988, 1989, 1990, 1991, 1992, 1993, 1994, 1995, 1996, 1997, 1998, 1999, 2000, 2001, 2002, 2003, 2004, 2005, 2006, 2007, 2008, 2009, 2010, 2011, 2012, 2013, 2014, 2015, 2016, 2017, 2018, 2019, 2020, 2021], "xaxis": "x", "y": [0, 0, 0, 0, 0, 0, 0, 0, 0, 0, 0, 0, 0, 0, 0, 1, 0, 0, 0, 1, 0, 0, 0, 0, 0, 0, 1, 0, 0, 1, 0, 1, 0, 0, 0, 0, 0, 0, 0, 0, 0, 0, 2, 0, 1, 0, 0, 0, 0, 0, 0, 0, 0, 0, 0, 2, 1, 0, 1, 1, 1, 0, 1, 0, 0, 1, 0, 2, 1, 1, 2, 3, 3, 0], "yaxis": "y"}], "layout": {"legend": {"title": {"text": "variable"}, "tracegroupgap": 0}, "margin": {"t": 60}, "plot_bgcolor": "rgba(0,0,0,0)", "title": {"text": "Number of Movies and TV Shows by Release Year by Genre"}, "xaxis": {"anchor": "y", "domain": [0, 1], "title": {"text": "Release Year"}}, "yaxis": {"anchor": "x", "domain": [0, 1], "title": {"text": "Number of Movies and TV Shows"}}}}
